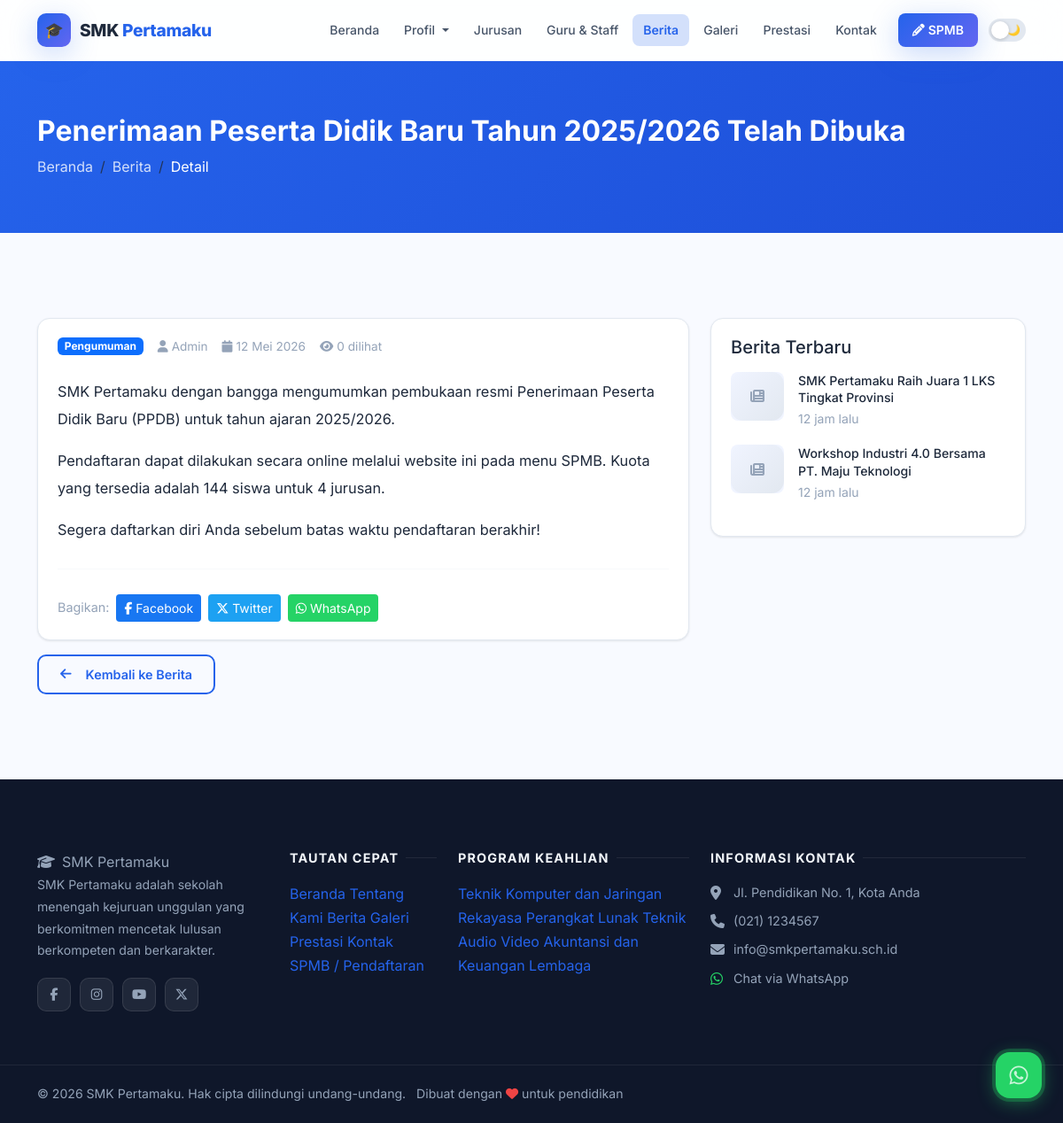
Screenshot of /berita/ppdb-2025-2026-dibuka with the database file from the repository.
### tables this page shows
CREATE TABLE IF NOT EXISTS `news` (
  `id` INT AUTO_INCREMENT PRIMARY KEY,
  `title` VARCHAR(250) NOT NULL,
  `slug` VARCHAR(250) UNIQUE NOT NULL,
  `excerpt` TEXT,
  `content` LONGTEXT,
  `image` VARCHAR(255) DEFAULT NULL,
  `category` VARCHAR(100) DEFAULT 'Berita',
  `author` VARCHAR(100) DEFAULT 'Admin',
  `views` INT DEFAULT 0,
  `is_published` TINYINT(1) DEFAULT 1,
  `published_at` DATETIME DEFAULT CURRENT_TIMESTAMP,
  `created_at` TIMESTAMP DEFAULT CURRENT_TIMESTAMP
);

CREATE TABLE IF NOT EXISTS `social_media` (
  `id` INT AUTO_INCREMENT PRIMARY KEY,
  `platform` VARCHAR(50) NOT NULL,
  `url` VARCHAR(255) NOT NULL,
  `icon` VARCHAR(100) DEFAULT NULL,
  `is_active` TINYINT(1) DEFAULT 1
);

CREATE TABLE IF NOT EXISTS `programs` (
  `id` INT AUTO_INCREMENT PRIMARY KEY,
  `name` VARCHAR(200) NOT NULL,
  `code` VARCHAR(20) DEFAULT NULL,
  `description` LONGTEXT,
  `image` VARCHAR(255) DEFAULT NULL,
  `icon` VARCHAR(100) DEFAULT 'fas fa-laptop-code',
  `quota` INT DEFAULT 36,
  `is_active` TINYINT(1) DEFAULT 1,
  `sort_order` INT DEFAULT 0,
  `created_at` TIMESTAMP DEFAULT CURRENT_TIMESTAMP
);

### app/controllers/PublicController.php (called while the page is built, shortened)
<?php
class PublicController {
    public function newsDetail($slug) {
        $db = getDB();
        $slug = $db->real_escape_string($slug);
        $res = $db->query("SELECT * FROM news WHERE slug='$slug' AND is_published=1 LIMIT 1");
        if (!$res || !($news = $res->fetch_assoc())) {
            redirect('/berita');
        }
        require_once __DIR__ . '/../../views/public/news_detail.php';
    }
}

### index.php (called while the page is built, shortened)
<?php
require_once __DIR__ . '/routes/web.php';

### app/helpers.php (called while the page is built, shortened)
<?php
function getSettings() {
    $db = getDB();
    $res = $db->query("SELECT `key`, value FROM settings");
    $data = [];
    while ($row = $res->fetch_assoc()) {
        $data[$row['key']] = $row['value'];
    }
    return $data;
}
function timeAgo($datetime) {
    $time = time() - strtotime($datetime);
    if ($time < 86400) return round($time/3600) . ' jam lalu';
    return date('d M Y', strtotime($datetime));
}
function formatDate($date) {
    $months = ['','Januari','Februari','Maret','April','Mei','Juni',
               'Juli','Agustus','September','Oktober','November','Desember'];
    $d = date('j', strtotime($date));
    $m = $months[(int)date('n', strtotime($date))];
    $y = date('Y', strtotime($date));
    return "$d $m $y";
}

### views/public/news_detail.php (the view, shortened to what this page needs)
<?php
require_once __DIR__ . '/../layouts/header.php';
?>
<div style="background:linear-gradient(135deg,var(--primary),var(--primary-dark));padding:60px 0;color:#fff;">
    <div class="container">
        <h1 class="fw-bold mb-2" style="font-size:clamp(1.3rem,3vw,2rem);"><?= htmlspecialchars($news['title'] ?? '') ?></h1>
        <nav aria-label="breadcrumb">
            <ol class="breadcrumb mb-0"><li class="breadcrumb-item"><a href="<?= APP_URL ?>/" style="color:rgba(255,255,255,0.8);">Beranda</a></li><li class="breadcrumb-item"><a href="<?= APP_URL ?>/berita" style="color:rgba(255,255,255,0.8);">Berita</a></li><li class="breadcrumb-item active text-white">Detail</li></ol>
        </nav>
    </div>
</div>
<section class="section">
    <div class="container">
        <div class="row g-4">
            <div class="col-lg-8">
                <article class="card">
                    <div class="card-body">
                        <div class="d-flex flex-wrap align-items-center gap-3 mb-4">
                            <span class="badge bg-primary"><?= htmlspecialchars($news['category'] ?? '') ?></span>
                            <span style="color:var(--text-muted);font-size:0.85rem;"><i class="fas fa-user me-1"></i><?= htmlspecialchars($news['author'] ?? 'Admin') ?></span>
                            <span style="color:var(--text-muted);font-size:0.85rem;"><i class="fas fa-calendar me-1"></i><?= formatDate($news['published_at']) ?></span>
                            <span style="color:var(--text-muted);font-size:0.85rem;"><i class="fas fa-eye me-1"></i><?= number_format($news['views'] ?? 0) ?> dilihat</span>
                        </div>
                        <div style="color:var(--text);line-height:1.9;font-size:1.02rem;">
                            <?= $news['content'] ?? '' ?>
                        </div>
                        <hr style="border-color:var(--border);margin:28px 0;">
                        <div class="d-flex align-items-center gap-2 flex-wrap">
                            <span style="color:var(--text-muted);font-size:0.9rem;">Bagikan:</span>
                            <?php $shareUrl = urlencode(APP_URL . '/berita/' . ($news['slug'] ?? '')); $shareTitle = urlencode($news['title'] ?? ''); ?>
                            <a href="https://www.facebook.com/sharer/sharer.php?u=<?= $shareUrl ?>" target="_blank" class="btn btn-sm" style="background:#1877f2;color:#fff;"><i class="fab fa-facebook-f me-1"></i>Facebook</a>
                            <a href="https://twitter.com/intent/tweet?url=<?= $shareUrl ?>&text=<?= $shareTitle ?>" target="_blank" class="btn btn-sm" style="background:#1da1f2;color:#fff;"><i class="fab fa-x-twitter me-1"></i>Twitter</a>
                            <a href="https://wa.me/?text=<?= $shareTitle ?>+<?= $shareUrl ?>" target="_blank" class="btn btn-sm" style="background:#25d366;color:#fff;"><i class="fab fa-whatsapp me-1"></i>WhatsApp</a>
                        </div>
                    </div>
                </article>
                <div class="mt-3">
                    <a href="<?= APP_URL ?>/berita" class="btn btn-outline-primary"><i class="fas fa-arrow-left me-2"></i>Kembali ke Berita</a>
                </div>
            </div>
            <div class="col-lg-4">
                <div class="card mb-4">
                    <div class="card-body">
                        <h5 style="color:var(--text);margin-bottom:16px;">Berita Terbaru</h5>
                        <?php
                        $db = getDB();
                        $latestRes = $db->query("SELECT id,title,slug,published_at,image FROM news WHERE is_published=1 AND id != " . (int)($news['id'] ?? 0) . " ORDER BY published_at DESC LIMIT 5");
                        $latestNews = $latestRes ? $latestRes->fetch_all(MYSQLI_ASSOC) : [];
                        foreach ($latestNews as $ln): ?>
                        <div class="d-flex gap-3 mb-3">
                            <div style="width:60px;height:55px;border-radius:8px;overflow:hidden;flex-shrink:0;background:var(--bg-secondary);">
                                <?php if (!empty($ln['image'])): ?><img src="<?= UPLOAD_URL . htmlspecialchars($ln['image']) ?>" style="width:100%;height:100%;object-fit:cover;" alt=""><?php else: ?><div class="img-placeholder h-100"><i class="fas fa-newspaper" style="font-size:1rem;"></i></div><?php endif; ?>
                            </div>
                            <div>
                                <a href="<?= APP_URL ?>/berita/<?= htmlspecialchars($ln['slug']) ?>" style="color:var(--text);font-size:0.88rem;font-weight:500;display:block;line-height:1.4;"><?= htmlspecialchars($ln['title']) ?></a>
                                <small style="color:var(--text-muted);"><?= timeAgo($ln['published_at']) ?></small>
                            </div>
                        </div>
                        <?php endforeach; ?>
                    </div>
                </div>
            </div>
        </div>
    </div>
</section>
<?php require_once __DIR__ . '/../layouts/footer.php'; ?>

### views/layouts/footer.php (shortened to what this page needs)
<?php
$settings = getSettings();
$schoolName = $settings['school_name'] ?? 'SMK Pertamaku';
$footerAbout = $settings['footer_about'] ?? '';
$address = $settings['school_address'] ?? '';
$phone = $settings['school_phone'] ?? '';
$email = $settings['school_email'] ?? '';
$whatsapp = $settings['whatsapp_number'] ?? '';
$currentYear = date('Y');
$db = getDB();
$progRes = $db->query("SELECT id, name FROM programs WHERE is_active=1 ORDER BY sort_order LIMIT 6");
$footerPrograms = $progRes ? $progRes->fetch_all(MYSQLI_ASSOC) : [];
$smRes = $db->query("SELECT * FROM social_media WHERE is_active=1");
$socialMedia = $smRes ? $smRes->fetch_all(MYSQLI_ASSOC) : [];
?>
</main>
<footer class="site-footer">
    <div class="container">
        <div class="row g-4">
            <div class="col-lg-3 col-md-6">
                <span class="footer-brand"><i class="fas fa-graduation-cap me-2"></i><?= htmlspecialchars($schoolName) ?></span>
                <p><?= htmlspecialchars($footerAbout) ?></p>
                <?php if ($socialMedia): ?>
                <div class="social-links">
                    <?php foreach ($socialMedia as $sm): ?>
                        <a href="<?= htmlspecialchars($sm['url']) ?>" target="_blank" rel="noopener" class="social-link" title="<?= htmlspecialchars($sm['platform']) ?>">
                            <i class="<?= htmlspecialchars($sm['icon'] ?? 'fas fa-link') ?>"></i>
                        </a>
                    <?php endforeach; ?>
                </div>
                <?php endif; ?>
            </div>
            <div class="col-lg-2 col-md-6">
                <h5>Tautan Cepat</h5>
                <a href="<?= APP_URL ?>/">Beranda</a>
                <a href="<?= APP_URL ?>/profil">Tentang Kami</a>
                <a href="<?= APP_URL ?>/berita">Berita</a>
                <a href="<?= APP_URL ?>/galeri">Galeri</a>
                <a href="<?= APP_URL ?>/prestasi">Prestasi</a>
                <a href="<?= APP_URL ?>/kontak">Kontak</a>
                <a href="<?= APP_URL ?>/spmb">SPMB / Pendaftaran</a>
            </div>
            <div class="col-lg-3 col-md-6">
                <h5>Program Keahlian</h5>
                <?php foreach ($footerPrograms as $prog): ?>
                    <a href="<?= APP_URL ?>/jurusan/<?= $prog['id'] ?>"><?= htmlspecialchars($prog['name']) ?></a>
                <?php endforeach; ?>
            </div>
            <div class="col-lg-4 col-md-6">
                <h5>Informasi Kontak</h5>
                <?php if ($address): ?>
                <div class="d-flex gap-2 mb-2">
                    <i class="fas fa-map-marker-alt mt-1" style="color:#94a3b8;width:18px;"></i>
                    <span style="color:var(--footer-text);font-size:0.9rem;"><?= htmlspecialchars($address) ?></span>
                </div>
                <?php endif; ?>
                <?php if ($phone): ?>
                <div class="d-flex gap-2 mb-2">
                    <i class="fas fa-phone mt-1" style="color:#94a3b8;width:18px;"></i>
                    <a href="tel:<?= preg_replace('/[^0-9+]/', '', $phone) ?>" style="color:var(--footer-text);font-size:0.9rem;"><?= htmlspecialchars($phone) ?></a>
                </div>
                <?php endif; ?>
                <?php if ($email): ?>
                <div class="d-flex gap-2 mb-2">
                    <i class="fas fa-envelope mt-1" style="color:#94a3b8;width:18px;"></i>
                    <a href="mailto:<?= htmlspecialchars($email) ?>" style="color:var(--footer-text);font-size:0.9rem;"><?= htmlspecialchars($email) ?></a>
                </div>
                <?php endif; ?>
                <?php if ($whatsapp): ?>
                <div class="d-flex gap-2 mb-2">
                    <i class="fab fa-whatsapp mt-1" style="color:#25d366;width:18px;"></i>
                    <a href="https://wa.me/<?= preg_replace('/[^0-9]/', '', $whatsapp) ?>" target="_blank" style="color:var(--footer-text);font-size:0.9rem;">Chat via WhatsApp</a>
                </div>
                <?php endif; ?>
            </div>
        </div>
    </div>
    <div class="footer-bottom">
        <div class="container">
            <p class="mb-0">
                &copy; <?= $currentYear ?> <?= htmlspecialchars($schoolName) ?>. Hak cipta dilindungi undang-undang.
                <span class="ms-2">Dibuat dengan <i class="fas fa-heart" style="color:#ef4444;"></i> untuk pendidikan</span>
            </p>
        </div>
    </div>
</footer>
<?php if ($whatsapp): ?>
<a href="https://wa.me/<?= preg_replace('/[^0-9]/', '', $whatsapp) ?>?text=Halo+<?= urlencode($schoolName) ?>%2C+saya+ingin+bertanya..."
   class="whatsapp-float" target="_blank" rel="noopener" title="Chat WhatsApp">
    <i class="fab fa-whatsapp"></i>
</a>
<?php endif; ?>
</body>
</html>

### assets/css/style.css (style rules this page uses)
:root { --bg: #f8faff; --bg-secondary: #f0f4ff; --bg-card: #ffffff; --text: #1e293b; --text-secondary:#475569; --text-muted: #94a3b8; --primary: #2563eb; --primary-light: #3b82f6; --primary-dark: #1d4ed8; --primary-glow: rgba(37,99,235,0.20); --accent: #6366f1; --accent-glow: rgba(99,102,241,0.18); --success: #16a34a; --warning: #d97706; --danger: #dc2626; --border: #e2e8f0; --border-light: #f1f5f9; --navbar-bg: rgba(255,255,255,0.85); --footer-bg: #0f172a; --footer-text: #94a3b8; --shadow-sm: 0 1px 3px rgba(0,0,0,0.06), 0 1px 2px rgba(0,0,0,0.04); --shadow: 0 4px 16px rgba(0,0,0,0.08); --shadow-md: 0 8px 32px rgba(0,0,0,0.10); --shadow-lg: 0 20px 60px rgba(0,0,0,0.12); --shadow-blue: 0 8px 32px rgba(37,99,235,0.25); --radius: 14px; --radius-lg: 20px; --transition: all 0.3s cubic-bezier(0.4,0,0.2,1); --gradient: linear-gradient(135deg, #2563eb 0%, #6366f1 100%); --gradient-hero: linear-gradient(135deg, #0f172a 0%, #1e3a8a 50%, #1e1b4b 100%); }
*, *::before, *::after { box-sizing: border-box; }
html { scroll-behavior: smooth; font-size: 16px; }
body { background-color: var(--bg); color: var(--text); font-family: 'Segoe UI', system-ui, -apple-system, 'Helvetica Neue', sans-serif; line-height: 1.7; transition: background-color 0.4s ease, color 0.3s ease; overflow-x: hidden; }
a { color: var(--primary); text-decoration: none; transition: var(--transition); }
.section { padding: 96px 0; }
.btn-outline-primary { background: transparent; color: var(--primary); border: 2px solid var(--primary); border-radius: 10px; padding: 10px 24px; font-weight: 600; font-size: 0.9rem; transition: var(--transition); display: inline-flex; align-items: center; gap: 8px; }
.site-footer { background: var(--footer-bg); padding: 80px 0 0; color: var(--footer-text); }
.site-footer p { font-size: 0.88rem; line-height: 1.75; color: var(--footer-text); }
.site-footer h5 { color: #f1f5f9; font-size: 0.9rem; font-weight: 700; text-transform: uppercase; letter-spacing: 0.08em; margin-bottom: 18px; display: flex; align-items: center; gap: 8px; }
.site-footer h5::after { content: ''; flex: 1; height: 1px; background: rgba(255,255,255,0.08); }
.social-links { display: flex; gap: 10px; margin-top: 18px; flex-wrap: wrap; }
.social-link { width: 38px; height: 38px; background: rgba(255,255,255,0.07); border: 1px solid rgba(255,255,255,0.1); border-radius: 10px; display: flex; align-items: center; justify-content: center; color: var(--footer-text); font-size: 0.9rem; transition: var(--transition); }
.footer-bottom { margin-top: 60px; border-top: 1px solid rgba(255,255,255,0.07); padding: 20px 0; display: flex; align-items: center; justify-content: space-between; flex-wrap: wrap; gap: 12px; font-size: 0.82rem; color: var(--footer-text); }
.whatsapp-float { position: fixed; bottom: 28px; right: 24px; width: 52px; height: 52px; background: #25d366; border-radius: 16px; display: flex; align-items: center; justify-content: center; color: #fff; font-size: 1.5rem; z-index: 1000; box-shadow: 0 4px 20px rgba(37,211,102,0.45); transition: var(--transition); }
.whatsapp-float::before { content: ''; position: absolute; inset: -4px; background: rgba(37,211,102,0.25); border-radius: 20px; animation: wa-pulse 2.5s ease-in-out infinite; }
.card { background: var(--bg-card); border: 1px solid var(--border); border-radius: var(--radius); transition: var(--transition); box-shadow: var(--shadow-sm); }
.card-body { padding: 20px 22px; }
.img-placeholder { background: linear-gradient(135deg, var(--bg-secondary), var(--border)); display: flex; align-items: center; justify-content: center; color: var(--text-muted); border-radius: var(--radius); }
.badge { border-radius: 6px; }
hr { border-color: var(--border); }

### views/layouts/header.php (style rules this page uses)
body { font-family:'Inter',system-ui,sans-serif; }

### rows the page displays
news: title "Penerimaan Peserta Didik Baru Tahun 2025/2026 Telah Dibuka", category "Pengumuman", author "Admin", published_at "12 Mei 2026", views "0", content "SMK Pertamaku dengan bangga mengumumkan pembukaan resmi Penerimaan Peserta Didik Baru (PPDB) untuk tahun ajaran 2025/2026. Pendaftaran dapat dilakukan secara online melalui website ini pada menu SPMB. Kuota yang tersedia adalah 144 siswa untuk 4 jurusan. Segera daftarkan diri Anda sebelum batas waktu pendaftaran berakhir!"
news: title "SMK Pertamaku Raih Juara 1 LKS Tingkat Provinsi", published_at "12 jam lalu"
news: title "Workshop Industri 4.0 Bersama PT. Maju Teknologi", published_at "12 jam lalu"
programs: name "Teknik Komputer dan Jaringan"
programs: name "Rekayasa Perangkat Lunak"
programs: name "Teknik Audio Video"
programs: name "Akuntansi dan Keuangan Lembaga"

### other values shown
explode(' ', $schoolName)[0] "SMK"
implode(' ', array_slice(explode(' ', $schoolName), 1)) "Pertamaku"
$schoolName "SMK Pertamaku"
$footerAbout "SMK Pertamaku adalah sekolah menengah kejuruan unggulan yang berkomitmen mencetak lulusan berkompeten dan berkarakter."
$address "Jl. Pendidikan No. 1, Kota Anda"
$phone "(021) 1234567"
$email "info@smkpertamaku.sch.id"
